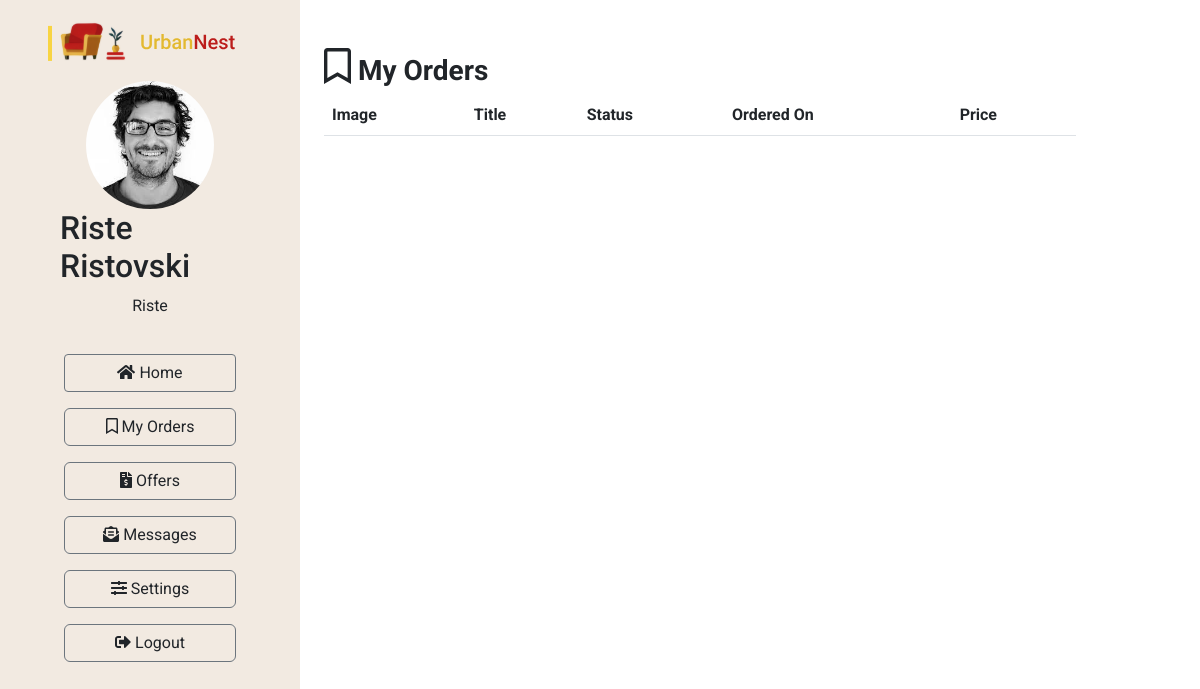
The app's page /dashboard/my_orders (signed in) with its own data.
### Furniture/models.py (models this page shows, shortened)
class UrbanNestUser(models.Model):
    user = models.OneToOneField(User, on_delete=models.CASCADE)
    first_name = models.CharField(max_length=100)
    last_name = models.CharField(max_length=100)
    photo = models.ImageField(upload_to='images/users', null=True, blank=True)
    address = models.CharField(max_length=200)
    city = models.CharField(max_length=100)
    postal_code = models.CharField(max_length=100)
    province = models.CharField(max_length=100)
    country = CountryField()
    phone_number = models.CharField(max_length=15)
    shopping_cart = models.ForeignKey('ShoppingCart', on_delete=models.CASCADE, null=True, blank=True)

### Furniture/views.py (the view)
# urls.py: path("dashboard/my_orders", my_orders, name="my_orders"),
@login_required
def my_orders(request):
    user = UrbanNestUser.objects.get(user=request.user)
    products = Product.objects.filter(buyer=user)
    list_of_orders = products.filter(status='PE') | products.filter(status='AC') | products.filter(status='RE')
    list_of_orders.order_by('-creation_date')
    print(products)
    context = {'user': user, 'list_of_orders': list_of_orders}
    return render(request, 'dashboard/dashboard-my-orders.html', context=context)

### Furniture/templates/dashboard/dashboard-my-orders.html (shortened to what this page needs)
{% extends "dashboard/base-dashboard.html" %}
{% block content %}
<div class="container my-5">
    <div class="d-flex justify-content-between"><h3><strong><i
            class='far fa-bookmark' style='font-size:36px'></i> My Orders</strong></h3></div>
    <div class="table-responsive">
        <table class="table table-hover">
            <thead>
            <tr>
                <th scope="col">Image</th>
                <th scope="col">Title</th>
                <th scope="col">Status</th>
                <th scope="col">Ordered On</th>
                <th scope="col">Price</th>
            </tr>
            </thead>
        </table>
    </div>
</div>
{% endblock %}

### Furniture/templates/dashboard/base-dashboard.html (shortened to what this page needs)
<!DOCTYPE html>
<html lang="en">
<head>
    <link rel="stylesheet" href="https://cdn.jsdelivr.net/npm/bootstrap@5.3.0/dist/css/bootstrap.min.css">
    <link rel="stylesheet"
          href="https://cdn.jsdelivr.net/npm/@fortawesome/fontawesome-free@6.2.1/css/fontawesome.min.css"
>
</head>
<body>
<div style="min-height: 100vh;">
    <div class="row d-flex align-items-stretch p-0 m-0">
        <div class="py-3 px-5 col-md-3" style="background: #F2EAE1; min-height: 100vh;">
            <a href="{% url 'index' %}">
                <div>
                </div>
            </a>
            <div class="pt-3 container d-flex flex-column align-items-center justify-content-center mb-1">
                {% if user.photo %}
                <img src="{{ MEDIA_URL }}{{ user.photo.url }}" alt="" class="rounded-circle"
                     style="width: 128px; height: 128px;">
                {% endif %}
                <h2>{{ user.first_name }} {{ user.last_name }}</h2>
                <p>{{ user.user.username }}</p>
            </div>
            <div class="d-flex flex-column justify-content-center px-3 gap-3 py-3">
                <a href="{% url 'dashboard_home' %}" class="text-decoration-none text-reset btn btn-outline-secondary"
                   style="border-radius: 4px;"><i class="fas fa-home"></i> Home</a>
                <a href="{% url 'my_orders' %}" class="text-decoration-none text-reset btn btn-outline-secondary"><i
                        class='far fa-bookmark'></i> My
                    Orders</a>
                <a href="{% url 'offers' %}" class="text-decoration-none text-reset btn btn-outline-secondary"><i
                        class='fas fa-file-invoice-dollar'></i> Offers</a>
                <a href="{% url 'dashboard_messages' %}"
                   class="text-decoration-none text-reset btn btn-outline-secondary"><i
                        class='fas fa-envelope-open-text'></i> Messages</a>
                <a href="{% url 'edit_settings' %}" class="text-decoration-none text-reset btn btn-outline-secondary"><i
                        class='fas fa-sliders-h'></i> Settings</a>
                <a href="{% url 'logout' %}" class="text-decoration-none text-reset btn btn-outline-secondary"><i
                        class="fas fa-sign-out-alt"></i> Logout</a>
            </div>
        </div>
        <div class="col-md-8 white">
            {% block content %}{% endblock %}
        </div>
    </div>
</div>
</body>
</html>

### Furniture/templates/dashboard/base-dashboard.html (style rules this page uses)
* { font-family: 'Roboto', sans-serif !important; }
html, body { margin: 0; padding: 0; }
* { box-sizing: border-box; }

### records on screen
UrbanNestUser: photo (picture), first_name "Riste", last_name "Ristovski", user.username "Riste"
